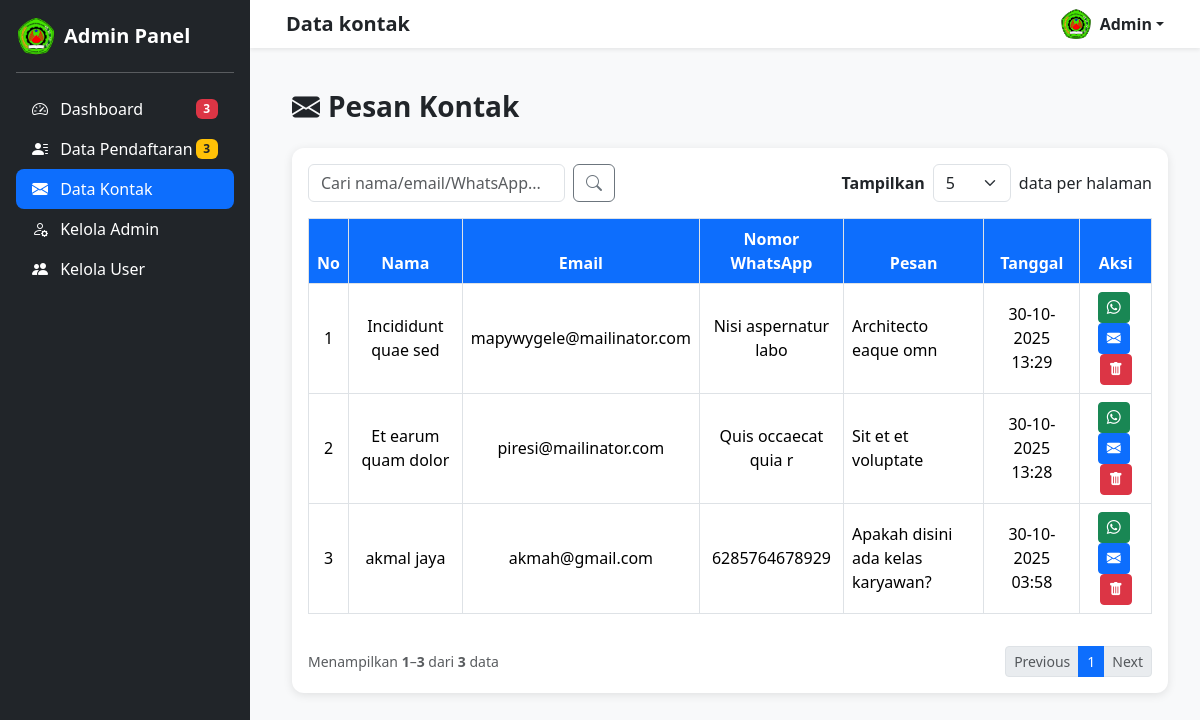
Page /admin/data_kontak.php (signed in) on the committed database.
### tables this page shows
CREATE TABLE `kontak` (
  `id_pesan` int(11) NOT NULL,
  `nama` varchar(100) DEFAULT NULL,
  `email` varchar(100) DEFAULT NULL,
  `nomor_wa` varchar(20) DEFAULT NULL,
  `pesan` text DEFAULT NULL,
  `tanggal` timestamp NOT NULL DEFAULT current_timestamp(),
  `status_baca` enum('belum baca','sudah baca') DEFAULT 'belum baca'
);

### admin/data_kontak.php (the view, shortened to what this page needs)
<?php
include '../includes/koneksi.php';
mysqli_query($conn, "UPDATE kontak SET status_baca = 'sudah baca' WHERE status_baca = 'belum baca'");
$show = isset($_GET['show']) ? (int) $_GET['show'] : 5;
$allowed_limits = [5, 10, 15, 20, 25, 50, 100];
$page = isset($_GET['page']) ? (int) $_GET['page'] : 1;
$start = ($page - 1) * $show;
$cari = isset($_GET['cari']) ? mysqli_real_escape_string($conn, $_GET['cari']) : '';
if (!empty($cari)) {
    $where = "WHERE nama LIKE '%$cari%' OR email LIKE '%$cari%' OR nomor_wa LIKE '%$cari%'";
} else {
    $where = "";
}
$countQuery = "SELECT COUNT(*) AS total FROM kontak $where";
$totalData = mysqli_fetch_assoc(mysqli_query($conn, $countQuery))['total'];
$totalPages = ceil($totalData / $show);
$query = mysqli_query($conn, "SELECT * FROM kontak $where ORDER BY id_pesan DESC LIMIT $start, $show");
?>
<!DOCTYPE html>
<html lang="id">
<head>
    <link href="https://cdn.jsdelivr.net/npm/bootstrap@5.3.2/dist/css/bootstrap.min.css" rel="stylesheet">
    <link href="https://cdn.jsdelivr.net/npm/bootstrap-icons@1.10.5/font/bootstrap-icons.css" rel="stylesheet">
</head>
<body>
    <?php include 'sidebar_admin.php'; ?>
    <div class="main-content">
        <div class="container-fluid">
            <h3 class="fw-bold mb-4"><i class="bi bi-envelope-fill me-2"></i>Pesan Kontak</h3>
            <div class="card">
                <div class="card-body">
                    <div class="d-flex justify-content-between mb-3 flex-wrap gap-2">
                        <form class="d-flex" method="get">
                            <input type="text" name="cari" class="form-control" placeholder="Cari nama/email/WhatsApp..."
                                value="<?= htmlspecialchars($cari) ?>">
                            <button class="btn btn-outline-secondary ms-2"><i class="bi bi-search"></i></button>
                        </form>
                        <form method="get" class="d-flex align-items-center">
                            <label for="show" class="me-2 fw-semibold">Tampilkan</label>
                            <select name="show" id="show" class="form-select w-auto"
                                onchange="this.form.submit()">
                                <?php foreach ($allowed_limits as $limit): ?>
                                    <option value="<?= $limit ?>" <?= ($limit == $show) ? 'selected' : '' ?>>
                                        <?= $limit ?>
                                    </option>
                                <?php endforeach; ?>
                            </select>
                            <span class="ms-2">data per halaman</span>
                        </form>
                    </div>
                    <div class="table-responsive">
                        <table class="table table-bordered table-hover align-middle">
                            <thead>
                                <tr>
                                    <th>No</th>
                                    <th>Nama</th>
                                    <th>Email</th>
                                    <th>Nomor WhatsApp</th>
                                    <th>Pesan</th>
                                    <th>Tanggal</th>
                                    <th>Aksi</th>
                                </tr>
                            </thead>
                            <tbody>
                                <?php
                                if (mysqli_num_rows($query) > 0) {
                                    $no = $start + 1;
                                    while ($row = mysqli_fetch_assoc($query)) {
                                        echo "
                                        <tr>
                                            <td>{$no}</td>
                                            <td>" . htmlspecialchars($row['nama']) . "</td>
                                            <td>" . htmlspecialchars($row['email']) . "</td>
                                            <td>" . htmlspecialchars($row['nomor_wa']) . "</td>
                                            <td class='text-start'>" . nl2br(htmlspecialchars($row['pesan'])) . "</td>
                                            <td>" . date('d-m-Y H:i', strtotime($row['tanggal'])) . "</td>
                                            <td>
                                                <a href='https://wa.me/{$row['nomor_wa']}' target='_blank' class='btn btn-sm btn-success me-1' title='Balas via WhatsApp'>
                                                    <i class='bi bi-whatsapp'></i>
                                                </a>
                                                <a href='mailto:{$row['email']}' class='btn btn-sm btn-primary me-1' title='Balas via Email'>
                                                    <i class='bi bi-envelope-fill'></i>
                                                </a>
                                                <a href='hapus_kontak.php?id={$row['id_pesan']}' class='btn btn-sm btn-danger' title='Hapus Pesan' onclick='return confirm(\"Yakin ingin menghapus pesan ini?\")'>
                                                    <i class='bi bi-trash-fill'></i>
                                                </a>
                                            </td>
                                        </tr>";
                                        $no++;
                                    }
                                } else {
                                    echo "<tr><td colspan='7' class='text-center text-muted'>Belum ada pesan masuk</td></tr>";
                                }
                                ?>
                            </tbody>
                        </table>
                    </div>
                    <?php
                    $start_data = ($page - 1) * $show + 1;
                    $end_data = min($start_data + $show - 1, $totalData);
                    ?>
                    <div class="d-flex justify-content-between align-items-center mt-3 flex-wrap">
                        <div class="text-muted small mb-2 mb-md-0">
                            Menampilkan <strong><?= $start_data ?></strong>–<strong><?= $end_data ?></strong> dari
                            <strong><?= $totalData ?></strong> data
                        </div>
                        <nav>
                            <ul class="pagination pagination-sm mb-0">
                                <li class="page-item <?= ($page <= 1) ? 'disabled' : '' ?>">
                                    <a class="page-link"
                                        href="?page=<?= $page - 1 ?>&show=<?= $show ?>&cari=<?= urlencode($cari) ?>">Previous</a>
                                </li>
                                <?php for ($i = 1; $i <= $totalPages; $i++): ?>
                                    <li class="page-item <?= ($page == $i) ? 'active' : '' ?>">
                                        <a class="page-link"
                                            href="?page=<?= $i ?>&show=<?= $show ?>&cari=<?= urlencode($cari) ?>"><?= $i ?></a>
                                    </li>
                                <?php endfor; ?>
                                <li class="page-item <?= ($page >= $totalPages) ? 'disabled' : '' ?>">
                                    <a class="page-link"
                                        href="?page=<?= $page + 1 ?>&show=<?= $show ?>&cari=<?= urlencode($cari) ?>">Next</a>
                                </li>
                            </ul>
                        </nav>
                    </div>
                </div>
            </div>
        </div>
    </div>
</body>
</html>

### admin/data_kontak.php (style rules this page uses)
body { background-color: #f8f9fa; }
.main-content { margin-left: 260px; padding: 90px 20px 20px; }
.card { border: none; border-radius: 12px; box-shadow: 0 2px 10px rgba(0, 0, 0, 0.1); }
.table th { background-color: #0d6efd; color: white; text-align: center; }
.table td { text-align: center; vertical-align: middle; }

### rows in the picture
kontak: nama "Incididunt quae sed", email "mapywygele@mailinator.com", nomor_wa "Nisi aspernatur labo", pesan "Architecto eaque omn", tanggal "30-10-2025 13:29"
kontak: nama "Et earum quam dolor", email "piresi@mailinator.com", nomor_wa "Quis occaecat quia r", pesan "Sit et et voluptate", tanggal "30-10-2025 13:28"
kontak: nama "akmal jaya", email "akmah@gmail.com", nomor_wa "6285764678929", pesan "Apakah disini ada kelas karyawan?", tanggal "30-10-2025 03:58"

### other values in the picture
$page_title "Data kontak"
$total_notif "3"
$jumlah_pendaftaran_pending "3"
$start_data "1"
$end_data "3"
$totalData "3"
form field show "5"
